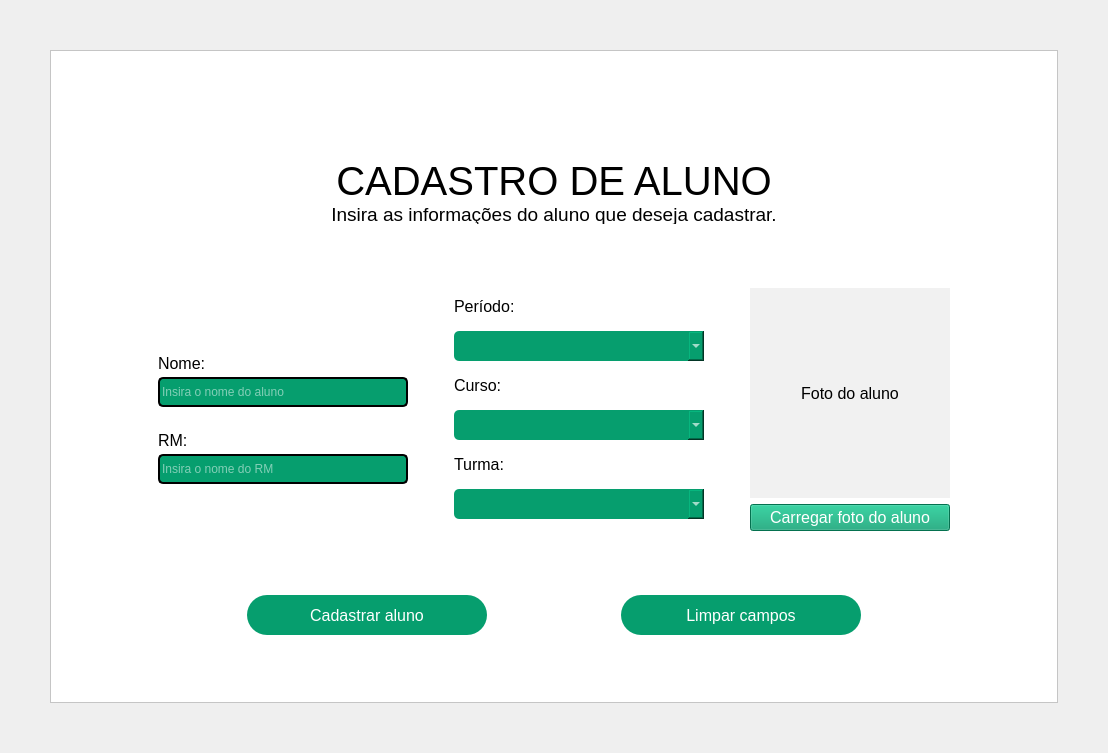
         <widget class="QWidget" name="pg_Cadastro">
          <layout class="QGridLayout" name="gridLayout_4">
           <property name="leftMargin">
            <number>50</number>
           </property>
           <property name="topMargin">
            <number>50</number>
           </property>
           <property name="rightMargin">
            <number>50</number>
           </property>
           <property name="bottomMargin">
            <number>50</number>
           </property>
           <property name="spacing">
            <number>0</number>
           </property>
           <item row="0" column="0">
            <widget class="QFrame" name="frame_3">
             <property name="styleSheet">
              <string notr="true">background-color: rgb(255, 255, 255);</string>
             </property>
             <property name="frameShape">
              <enum>QFrame::StyledPanel</enum>
             </property>
             <property name="frameShadow">
              <enum>QFrame::Raised</enum>
             </property>
             <layout class="QGridLayout" name="gridLayout_8">
              <item row="0" column="0">
               <widget class="QWidget" name="widget_5" native="true">
                <layout class="QGridLayout" name="gridLayout_10">
                 <item row="0" column="1">
                  <spacer name="verticalSpacer_10">
                   <property name="orientation">
                    <enum>Qt::Vertical</enum>
                   </property>
                   <property name="sizeHint" stdset="0">
                    <size>
                     <width>20</width>
                     <height>40</height>
                    </size>
                   </property>
                  </spacer>
                 </item>
                 <item row="2" column="1">
                  <spacer name="verticalSpacer_7">
                   <property name="orientation">
                    <enum>Qt::Vertical</enum>
                   </property>
                   <property name="sizeHint" stdset="0">
                    <size>
                     <width>20</width>
                     <height>40</height>
                    </size>
                   </property>
                  </spacer>
                 </item>
                 <item row="5" column="1">
                  <widget class="QWidget" name="widget_8" native="true">
                   <layout class="QHBoxLayout" name="horizontalLayout_9">
                    <item>
                     <layout class="QHBoxLayout" name="horizontalLayout_6">
                      <item>
                       <spacer name="horizontalSpacer_19">
                        <property name="orientation">
                         <enum>Qt::Horizontal</enum>
                        </property>
                        <property name="sizeHint" stdset="0">
                         <size>
                          <width>40</width>
                          <height>20</height>
                         </size>
                        </property>
                       </spacer>
                      </item>
                      <item>
                       <widget class="QPushButton" name="btnCadastrarAluno_PgCadastro">
                        <property name="minimumSize">
                         <size>
                          <width>240</width>
                          <height>40</height>
                         </size>
                        </property>
                        <property name="maximumSize">
                         <size>
                          <width>240</width>
                          <height>16777215</height>
                         </size>
                        </property>
                        <property name="font">
                         <font>
                          <family>Arial</family>
                          <pointsize>12</pointsize>
                         </font>
                        </property>
                        <property name="styleSheet">
                         <string notr="true">QPushButton{
	background-color:#069E6E;
	color:#ffffff;
	border-radius:20px;
}

QPushButton:hover{
	background-color:#047b55;
}

QPushButton:pressed{
	background-color: rgb(2, 45, 29);
}

QPushButton:checked{
	background-color:  rgb(2, 45, 29);
}

</string>
                        </property>
                        <property name="text">
                         <string>Cadastrar aluno</string>
                        </property>
                        <property name="icon">
                         <iconset resource="../imagens/imagens_usadas.qrc">
                          <normaloff>:/imagens/imgBtnCadastrar.png</normaloff>:/imagens/imgBtnCadastrar.png</iconset>
                        </property>
                        <property name="iconSize">
                         <size>
                          <width>36</width>
                          <height>36</height>
                         </size>
                        </property>
                       </widget>
                      </item>
                      <item>
                       <spacer name="horizontalSpacer_17">
                        <property name="orientation">
                         <enum>Qt::Horizontal</enum>
                        </property>
                        <property name="sizeHint" stdset="0">
                         <size>
                          <width>40</width>
                          <height>20</height>
                         </size>
                        </property>
                       </spacer>
                      </item>
                      <item>
                       <widget class="QPushButton" name="btnLimparCampos_PgCadastro">
                        <property name="minimumSize">
                         <size>
                          <width>240</width>
                          <height>40</height>
                         </size>
                        </property>
                        <property name="maximumSize">
                         <size>
                          <width>240</width>
                          <height>16777215</height>
                         </size>
                        </property>
                        <property name="font">
                         <font>
                          <family>Arial</family>
                          <pointsize>12</pointsize>
                         </font>
                        </property>
                        <property name="styleSheet">
                         <string notr="true">QPushButton{
	background-color:#069E6E;
	color:#ffffff;
	border-radius:20px;
}

QPushButton:hover{
	background-color:#047b55;
}

QPushButton:pressed{
	background-color: rgb(2, 45, 29);
}

QPushButton:checked{
	background-color:  rgb(2, 45, 29);
}

</string>
                        </property>
                        <property name="text">
                         <string>Limpar campos</string>
                        </property>
                        <property name="icon">
                         <iconset resource="../imagens/imagens_usadas.qrc">
                          <normaloff>:/imagens/imgBtnLimpar.png</normaloff>:/imagens/imgBtnLimpar.png</iconset>
                        </property>
                        <property name="iconSize">
                         <size>
                          <width>36</width>
                          <height>36</height>
                         </size>
                        </property>
                       </widget>
                      </item>
                      <item>
                       <spacer name="horizontalSpacer_20">
                        <property name="orientation">
                         <enum>Qt::Horizontal</enum>
                        </property>
                        <property name="sizeHint" stdset="0">
                         <size>
                          <width>40</width>
                          <height>20</height>
                         </size>
                        </property>
                       </spacer>
                      </item>
                     </layout>
                    </item>
                   </layout>
                  </widget>
                 </item>
                 <item row="3" column="2">
                  <spacer name="horizontalSpacer_22">
                   <property name="orientation">
                    <enum>Qt::Horizontal</enum>
                   </property>
                   <property name="sizeHint" stdset="0">
                    <size>
                     <width>40</width>
                     <height>20</height>
                    </size>
                   </property>
                  </spacer>
                 </item>
                 <item row="3" column="1">
                  <widget class="QWidget" name="widget_6" native="true">
                   <layout class="QHBoxLayout" name="horizontalLayout_8">
                    <item>
                     <spacer name="horizontalSpacer_48">
                      <property name="orientation">
                       <enum>Qt::Horizontal</enum>
                      </property>
                      <property name="sizeHint" stdset="0">
                       <size>
                        <width>40</width>
                        <height>20</height>
                       </size>
                      </property>
                     </spacer>
                    </item>
                    <item>
                     <layout class="QVBoxLayout" name="verticalLayout_26">
                      <item>
                       <layout class="QVBoxLayout" name="verticalLayout_8">
                        <item>
                         <spacer name="verticalSpacer_14">
                          <property name="orientation">
                           <enum>Qt::Vertical</enum>
                          </property>
                          <property name="sizeHint" stdset="0">
                           <size>
                            <width>20</width>
                            <height>40</height>
                           </size>
                          </property>
                         </spacer>
                        </item>
                        <item>
                         <widget class="QLabel" name="label_7">
                          <property name="maximumSize">
                           <size>
                            <width>16777215</width>
                            <height>15</height>
                           </size>
                          </property>
                          <property name="font">
                           <font>
                            <family>Arial</family>
                            <pointsize>12</pointsize>
                           </font>
                          </property>
                          <property name="text">
                           <string>Nome:</string>
                          </property>
                         </widget>
                        </item>
                        <item>
                         <widget class="QLineEdit" name="etyNome_PgCadastro">
                          <property name="minimumSize">
                           <size>
                            <width>250</width>
                            <height>30</height>
                           </size>
                          </property>
                          <property name="styleSheet">
                           <string notr="true">QLineEdit{
	background-color:#069E6E;
	border: 2px solid #000000;
	color: #ffffff;
	border-radius:5px;
}</string>
                          </property>
                          <property name="placeholderText">
                           <string>Insira o nome do aluno</string>
                          </property>
                         </widget>
                        </item>
                       </layout>
                      </item>
                      <item>
                       <layout class="QVBoxLayout" name="verticalLayout_25">
                        <property name="topMargin">
                         <number>20</number>
                        </property>
                        <item>
                         <widget class="QLabel" name="label_8">
                          <property name="maximumSize">
                           <size>
                            <width>16777215</width>
                            <height>15</height>
                           </size>
                          </property>
                          <property name="font">
                           <font>
                            <family>Arial</family>
                            <pointsize>12</pointsize>
                           </font>
                          </property>
                          <property name="text">
                           <string>RM:</string>
                          </property>
                         </widget>
                        </item>
                        <item>
                         <widget class="QLineEdit" name="etyRM_PgCadastro">
                          <property name="minimumSize">
                           <size>
                            <width>0</width>
                            <height>30</height>
                           </size>
                          </property>
                          <property name="styleSheet">
                           <string notr="true">QLineEdit{
	background-color:#069E6E;
	border: 2px solid #000000;
	color: #ffffff;
	border-radius:5px;
}</string>
                          </property>
                          <property name="placeholderText">
                           <string>Insira o nome do RM</string>
                          </property>
                         </widget>
                        </item>
                        <item>
                         <spacer name="verticalSpacer_15">
                          <property name="orientation">
                           <enum>Qt::Vertical</enum>
                          </property>
                          <property name="sizeHint" stdset="0">
                           <size>
                            <width>20</width>
                            <height>40</height>
                           </size>
                          </property>
                         </spacer>
                        </item>
                       </layout>
                      </item>
                     </layout>
                    </item>
                    <item>
                     <spacer name="horizontalSpacer_15">
                      <property name="orientation">
                       <enum>Qt::Horizontal</enum>
                      </property>
                      <property name="sizeHint" stdset="0">
                       <size>
                        <width>40</width>
                        <height>20</height>
                       </size>
                      </property>
                     </spacer>
                    </item>
                    <item>
                     <layout class="QVBoxLayout" name="verticalLayout_9">
                      <item>
                       <widget class="QLabel" name="label_10">
                        <property name="maximumSize">
                         <size>
                          <width>16777215</width>
                          <height>15</height>
                         </size>
                        </property>
                        <property name="font">
                         <font>
                          <family>Arial</family>
                          <pointsize>12</pointsize>
                         </font>
                        </property>
                        <property name="text">
                         <string>Período:</string>
                        </property>
                       </widget>
                      </item>
                      <item>
                       <widget class="QComboBox" name="cboxPeriodo_PgCadastro">
                        <property name="minimumSize">
                         <size>
                          <width>250</width>
                          <height>30</height>
                         </size>
                        </property>
                        <property name="styleSheet">
                         <string notr="true">QComboBox{
	background-color:#069E6E;
	border-color:#069E6E;
	color: #ffffff;
	border-radius:5px;
}

QComboBox QAbstractItemView{
	background-color:#069E6E;
	color: #ffffff;
}
</string>
                        </property>
                        <property name="placeholderText">
                         <string/>
                        </property>
                       </widget>
                      </item>
                      <item>
                       <widget class="QLabel" name="label_11">
                        <property name="maximumSize">
                         <size>
                          <width>16777215</width>
                          <height>15</height>
                         </size>
                        </property>
                        <property name="font">
                         <font>
                          <family>Arial</family>
                          <pointsize>12</pointsize>
                         </font>
                        </property>
                        <property name="text">
                         <string>Curso:</string>
                        </property>
                       </widget>
                      </item>
                      <item>
                       <widget class="QComboBox" name="cboxCurso_PgCadastro">
                        <property name="minimumSize">
                         <size>
                          <width>0</width>
                          <height>30</height>
                         </size>
                        </property>
                        <property name="styleSheet">
                         <string notr="true">QComboBox{
	background-color:#069E6E;
	border-color:#069E6E;
	color: #ffffff;
	border-radius:5px;
}

QComboBox QAbstractItemView{
	background-color:#069E6E;
	color: #ffffff;
}
</string>
                        </property>
                        <property name="currentText">
                         <string/>
                        </property>
                       </widget>
                      </item>
                      <item>
                       <widget class="QLabel" name="label_12">
                        <property name="maximumSize">
                         <size>
                          <width>16777215</width>
                          <height>15</height>
                         </size>
                        </property>
                        <property name="font">
                         <font>
                          <family>Arial</family>
                          <pointsize>12</pointsize>
                         </font>
                        </property>
                        <property name="text">
                         <string>Turma:</string>
                        </property>
                       </widget>
                      </item>
                      <item>
                       <widget class="QComboBox" name="cboxTurma_PgCadastro">
                        <property name="minimumSize">
                         <size>
                          <width>0</width>
                          <height>30</height>
                         </size>
                        </property>
                        <property name="styleSheet">
                         <string notr="true">QComboBox{
	background-color:#069E6E;
	border-color:#069E6E;
	color: #ffffff;
	border-radius:5px;
}

QComboBox QAbstractItemView{
	background-color:#069E6E;
	color: #ffffff;
}
</string>
                        </property>
                       </widget>
                      </item>
                     </layout>
                    </item>
                    <item>
                     <spacer name="horizontalSpacer_16">
                      <property name="orientation">
                       <enum>Qt::Horizontal</enum>
                      </property>
                      <property name="sizeHint" stdset="0">
                       <size>
                        <width>40</width>
                        <height>20</height>
                       </size>
                      </property>
                     </spacer>
                    </item>
                    <item>
                     <layout class="QVBoxLayout" name="verticalLayout_10">
                      <item>
                       <widget class="QLabel" name="lbl_ImgAluno_PgCadastro">
                        <property name="minimumSize">
                         <size>
                          <width>200</width>
                          <height>210</height>
                         </size>
                        </property>
                        <property name="font">
                         <font>
                          <family>Arial</family>
                          <pointsize>12</pointsize>
                         </font>
                        </property>
                        <property name="styleSheet">
                         <string notr="true">background-color: rgb(241, 241, 241);</string>
                        </property>
                        <property name="text">
                         <string>Foto do aluno</string>
                        </property>
                        <property name="alignment">
                         <set>Qt::AlignCenter</set>
                        </property>
                       </widget>
                      </item>
                      <item>
                       <widget class="QPushButton" name="btnCarregarFT_PgCadastro">
                        <property name="font">
                         <font>
                          <family>Arial</family>
                          <pointsize>12</pointsize>
                         </font>
                        </property>
                        <property name="styleSheet">
                         <string notr="true">QPushButton{
	background-color:#069E6E;
	color:#ffffff;
}

QPushButton:hover{
	background-color:#047b55;
}

QPushButton:pressed{
	background-color: rgb(2, 45, 29);
}

QPushButton:checked{
	background-color:  rgb(2, 45, 29);
}

</string>
                        </property>
                        <property name="text">
                         <string>Carregar foto do aluno</string>
                        </property>
                       </widget>
                      </item>
                     </layout>
                    </item>
                    <item>
                     <spacer name="horizontalSpacer_18">
                      <property name="orientation">
                       <enum>Qt::Horizontal</enum>
                      </property>
                      <property name="sizeHint" stdset="0">
                       <size>
                        <width>40</width>
                        <height>20</height>
                       </size>
                      </property>
                     </spacer>
                    </item>
                   </layout>
                  </widget>
                 </item>
                 <item row="6" column="1">
                  <spacer name="verticalSpacer_9">
                   <property name="orientation">
                    <enum>Qt::Vertical</enum>
                   </property>
                   <property name="sizeHint" stdset="0">
                    <size>
                     <width>20</width>
                     <height>40</height>
                    </size>
                   </property>
                  </spacer>
                 </item>
                 <item row="1" column="1">
                  <widget class="QWidget" name="widget_7" native="true">
                   <layout class="QHBoxLayout" name="horizontalLayout_7">
                    <item>
                     <layout class="QVBoxLayout" name="verticalLayout_7">
                      <property name="spacing">
                       <number>0</number>
                      </property>
                      <item>
                       <spacer name="verticalSpacer_6">
                        <property name="orientation">
                         <enum>Qt::Vertical</enum>
                        </property>
                        <property name="sizeHint" stdset="0">
                         <size>
                          <width>20</width>
                          <height>40</height>
                         </size>
                        </property>
                       </spacer>
                      </item>
                      <item>
                       <widget class="QLabel" name="label_5">
                        <property name="maximumSize">
                         <size>
                          <width>16777215</width>
                          <height>50</height>
                         </size>
                        </property>
                        <property name="font">
                         <font>
                          <family>Arial</family>
                          <pointsize>30</pointsize>
                         </font>
                        </property>
                        <property name="text">
                         <string>CADASTRO DE ALUNO</string>
                        </property>
                        <property name="alignment">
                         <set>Qt::AlignCenter</set>
                        </property>
                       </widget>
                      </item>
                      <item>
                       <widget class="QLabel" name="label_6">
                        <property name="maximumSize">
                         <size>
                          <width>16777215</width>
                          <height>20</height>
                         </size>
                        </property>
                        <property name="font">
                         <font>
                          <family>Arial</family>
                          <pointsize>14</pointsize>
                         </font>
                        </property>
                        <property name="text">
                         <string>Insira as informações do aluno que deseja cadastrar.</string>
                        </property>
                        <property name="alignment">
                         <set>Qt::AlignCenter</set>
                        </property>
                       </widget>
                      </item>
                     </layout>
                    </item>
                   </layout>
                  </widget>
                 </item>
                 <item row="3" column="0">
                  <spacer name="horizontalSpacer_21">
                   <property name="orientation">
                    <enum>Qt::Horizontal</enum>
                   </property>
                   <property name="sizeHint" stdset="0">
                    <size>
                     <width>40</width>
                     <height>20</height>
                    </size>
                   </property>
                  </spacer>
                 </item>
                 <item row="4" column="1">
                  <spacer name="verticalSpacer_8">
                   <property name="orientation">
                    <enum>Qt::Vertical</enum>
                   </property>
                   <property name="sizeHint" stdset="0">
                    <size>
                     <width>20</width>
                     <height>40</height>
                    </size>
                   </property>
                  </spacer>
                 </item>
                </layout>
                <zorder>widget_7</zorder>
                <zorder>widget_6</zorder>
                <zorder>widget_8</zorder>
                <zorder>horizontalSpacer_21</zorder>
                <zorder>horizontalSpacer_22</zorder>
                <zorder>verticalSpacer_7</zorder>
                <zorder>verticalSpacer_8</zorder>
                <zorder>verticalSpacer_9</zorder>
                <zorder>verticalSpacer_10</zorder>
               </widget>
              </item>
             </layout>
            </widget>
           </item>
          </layout>
         </widget>
